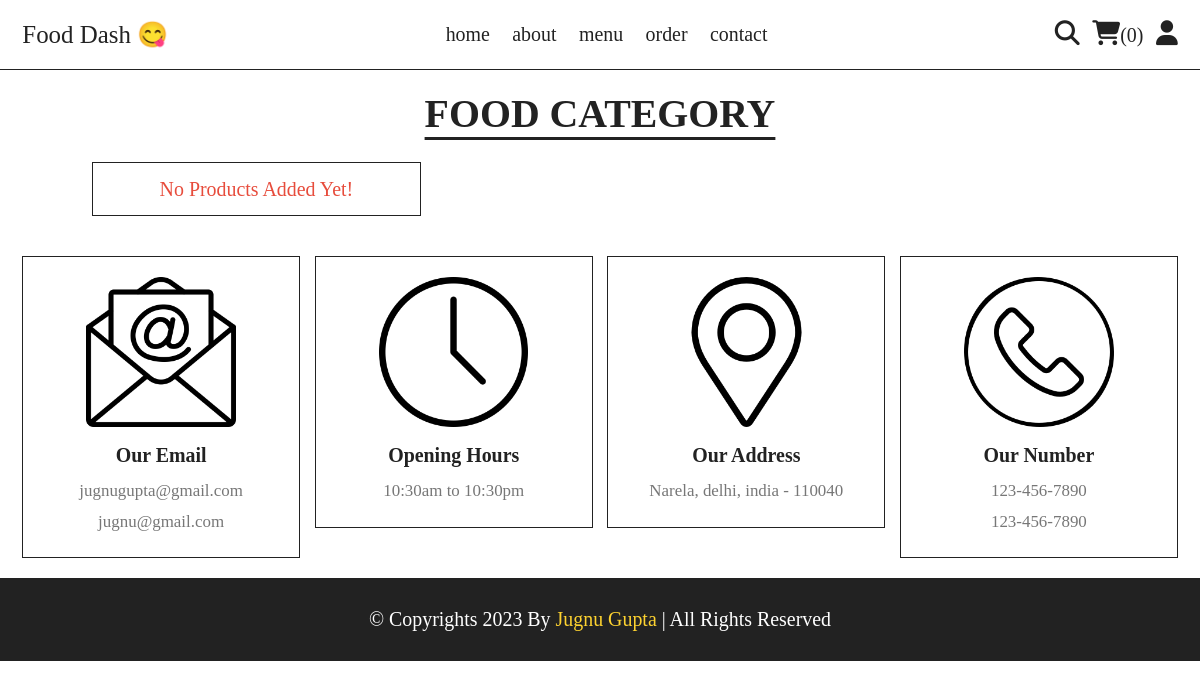
Before: /category.php?category=fast food with the older database file.
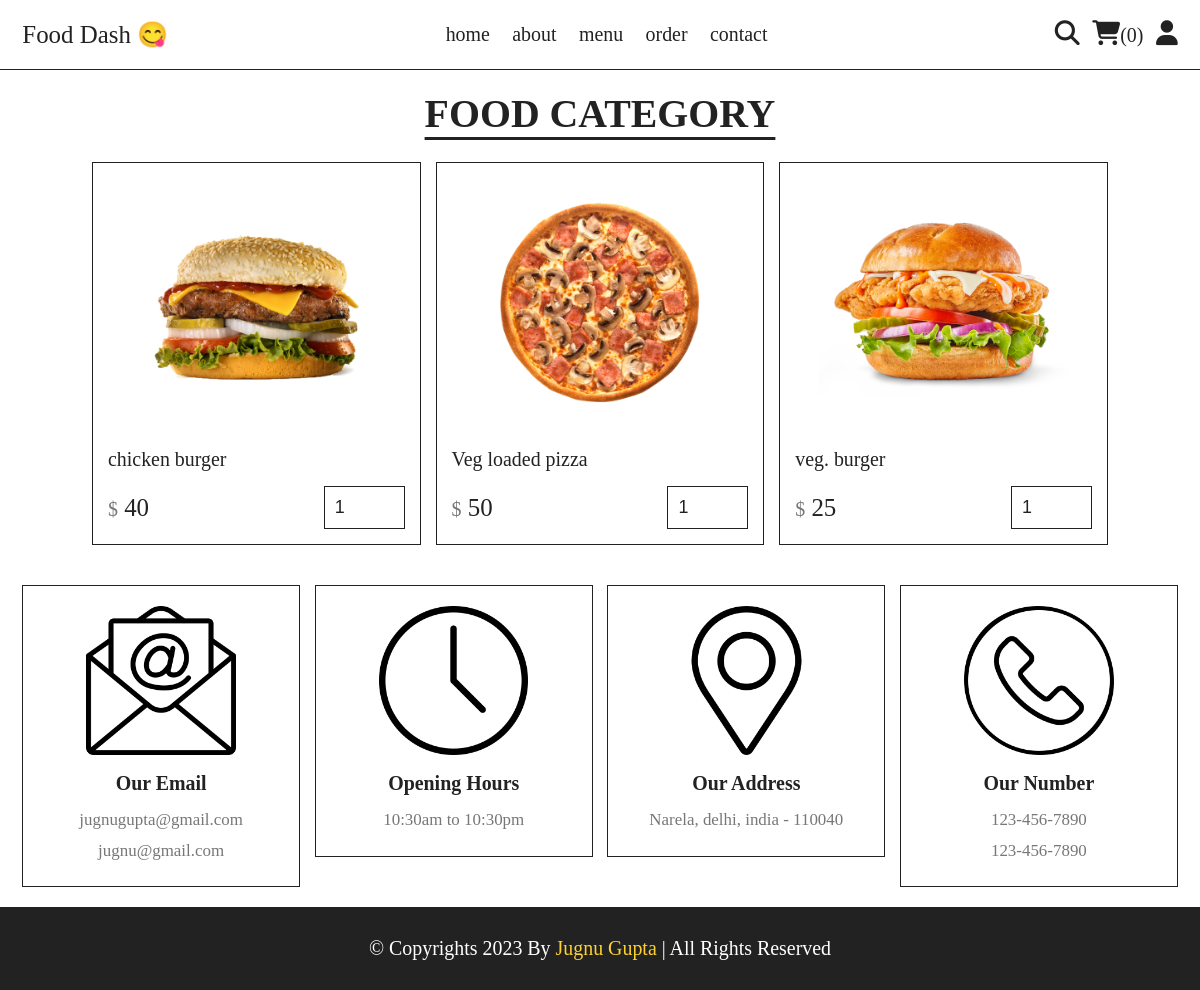
After: the same page with the newer database file.
### tables this page shows
CREATE TABLE `products` (
  `id` int(100) NOT NULL,
  `name` varchar(100) NOT NULL,
  `category` varchar(100) NOT NULL,
  `price` int(10) NOT NULL,
  `image` varchar(100) NOT NULL
);

### category.php (the view, shortened to what this page needs)
<?php
    include('components/connection.php');
    if(isset($_SESSION['user_id'])){
        $user_id = $_SESSION['user_id'];
    }
    else{
        $user_id = '';
    }
?>
<!DOCTYPE html>
<html lang="en">
<head>
    <link rel="stylesheet" href="https://cdn.jsdelivr.net/npm/swiper@11/swiper-bundle.min.css" />
    <link rel="stylesheet" href="./CSS/style.css">
</head>
<body>
    <?php include('components/user_header.php'); ?>
    <section class="products">
        <h1 class="title">Food Category</h1>
        <div class="box-container">
            <?php
                $category = $_GET['category'];
                $sql = "SELECT * FROM `products` where category = '$category';";
                $select_products = mysqli_query($conn, $sql);
                $fetch_products = mysqli_fetch_all($select_products, MYSQLI_ASSOC);
                if(count($fetch_products) > 0){
                    for ($i = 0; $i < count($fetch_products); $i++) {
            ?>
            <form action="" method="post" class="box">
                <img src="uploaded_img/<?= $fetch_products[$i]['image']; ?>" alt="">
                <div class="name"><?= $fetch_products[$i]['name']; ?></div>
                <div class="flex">
                    <div class="price"><span>$</span>
                        <?= $fetch_products[$i]['price']; ?>
                    </div>
                    <input type="number" name="qty" class="qty" min="1" max="99" value="1" maxlength="2">
                </div>
            </form>
            <?php
                }
            }else{
                    echo '<p class="empty">no products added yet!</p>';
                }
            ?>
        </div>
    </section>
        <?php include('components/footer.php'); ?>
</body>
</html>

### components/user_header.php (shortened to what this page needs)
<header class="header">
    <section class="flex">
        <a href="home.php" class="logo">Food Dash 😋</a>
        <nav class="navbar">
            <a href="home.php">home</a>
            <a href="about.php">about</a>
            <a href="menu.php">menu</a>
            <a href="orders.php">order</a>
            <a href="contact.php">contact</a>
        </nav>
        <div class="icons">
            <?php
                    $sql = "select * from cart where id = '$user_id';";
                    $response = mysqli_query($conn, $sql);
                    $count_user_cart_items = mysqli_fetch_all($response, MYSQLI_ASSOC);
                    $total_user_cart_items = count($count_user_cart_items);
                ?>
            <a href="search.php"><i class="fa-solid fa-magnifying-glass"></i></a>
            <a href="cart.php"><i class="fa-solid fa-cart-shopping"></i><span>(<?php echo $total_user_cart_items; ?>)</span></a>
            <div id="user-btn" onclick="userBtnClickHandler()" class="fa-solid fa-user"></div>
        </div>
    </section>
</header>

### components/footer.php
<footer class="footer">
    <section class="grid">
        <div class="box">
            <img src="./images/email-icon.png" alt="">
            <h3>our email</h3>
            <a href="mailto:jugnugupta@gmail.com">jugnugupta@gmail.com</a>
            <a href="mailto:jugnu@gmail.com">jugnu@gmail.com</a>
        </div>
        <div class="box">
            <img src="images/clock-icon.png" alt="">
            <h3>opening hours</h3>
            <p>10:30am to 10:30pm</p>
        </div>
        <div class="box">
            <img src="images/map-icon.png" alt="">
            <h3>our address</h3>
            <a href="#">Narela, delhi, india - 110040</a>
        </div>
        <div class="box">
            <img src="images/phone-icon.png" alt="">
            <h3>our number</h3>
            <a href="tel:1234567890">123-456-7890</a>
            <a href="tel:1234567890">123-456-7890</a>
        </div>
    </section>
    <div class="credits">&copy; copyrights 2023 by <span>Jugnu Gupta</span> | all rights reserved</div>
</footer>

### CSS/style.css (style rules this page uses)
*, *::before, *::after { padding: 0px; margin: 0px; box-sizing: border-box; border:none; outline: none; text-decoration: none; }
:root { --yellow: #fed330; --red: #e74c3c; --white: #fff; --black:#222; --light-color:#777; --border:.2rem solid var(--black); }
html { font-size: 62.25%; overflow-x: hidden; scroll-behavior: smooth; stop-opacity: 7rem; }
section { margin: 0 auto; max-width: 120rem; padding: 2rem; }
.title { text-align: center; margin-bottom: 2.5rem; font-size: 4rem; color: var(--black); text-transform: uppercase; text-decoration: underline; text-underline-offset: 1rem; }
.header { position: sticky; top: 0px; left: 0px; right: 0px; z-index: 1000; background-color: var(--white); border-bottom: var(--border); }
.header .flex { display: flex; align-items: center; justify-content: space-between; position: relative; }
.header .flex .logo { font-size: 2.5rem; color: var(--black) }
.header .flex .navbar a { font-size: 2rem; color: var(--black); margin: 0rem 1rem; }
.header .flex .icons > * { margin-left: 1rem; font-size: 2.5rem; color: var(--black); cursor: pointer; }
.header .flex .icons span { font-size: 2rem; }
.products .box-container { display: grid; grid-template-columns: repeat(auto-fill, 33rem); justify-content: center; align-items: flex-start; gap: 1.5rem; }
.products .box-container .box { border: var(--border); padding: 1.5rem; position: relative; overflow: hidden; }
.products .box-container .box img { height: 25rem; width: 100%; object-fit: contain; margin-bottom: 1rem; }
.products .box-container .box .name { font-size: 2rem; color: var(--black); margin: 1rem 0rem; }
.products .box-container .box .flex { display: flex; align-items: center; gap: 1rem; margin-top: 1.5rem; }
.products .box-container .box .flex .price { margin-right: auto; font-size: 2.5rem; color: var(--black); }
.products .box-container .box .flex .price span { color: var(--light-color); font-size: 2rem; }
.products .box-container .box .flex .qty { padding: 1rem; border: var(--border); font-size: 1.8rem; color: var(--black); }
.footer .grid { display: grid; grid-template-columns: repeat(auto-fill, minmax(27rem,1fr)); gap: 1.5em; align-items: flex-start; }
.footer .grid .box { border: var(--border); padding: 2rem; text-align: center; }
.footer .grid .box img { height: 15rem; width: 100%; object-fit: contain; margin-bottom: .5rem; }
.footer .grid .box h3 { margin: 1rem 0rem; font-size: 2rem; color: var(--black); text-transform: capitalize; }
.footer .grid .box p, .footer .grid .box a { display: block; font-size: 1.7rem; color: var(--light-color); line-height: 1.8; }
.credits { padding: 3rem 2rem; text-align: center; background-color: var(--black); color: var(--white); font-size: 2rem; text-transform: capitalize; }
.credits span { color: var(--yellow); }
.empty { border:var(--border); padding:1.5rem; text-align: center; width: 100%; font-size: 2rem; text-transform: capitalize; color:var(--red); }

Changed rows visible on the page:
added products: image (picture), name "chicken burger", price "40"
added products: image (picture), name "Veg loaded pizza", price "50"
added products: image (picture), name "veg. burger", price "25"
Other visible differences:
text no longer shown: "No Products Added Yet!"
